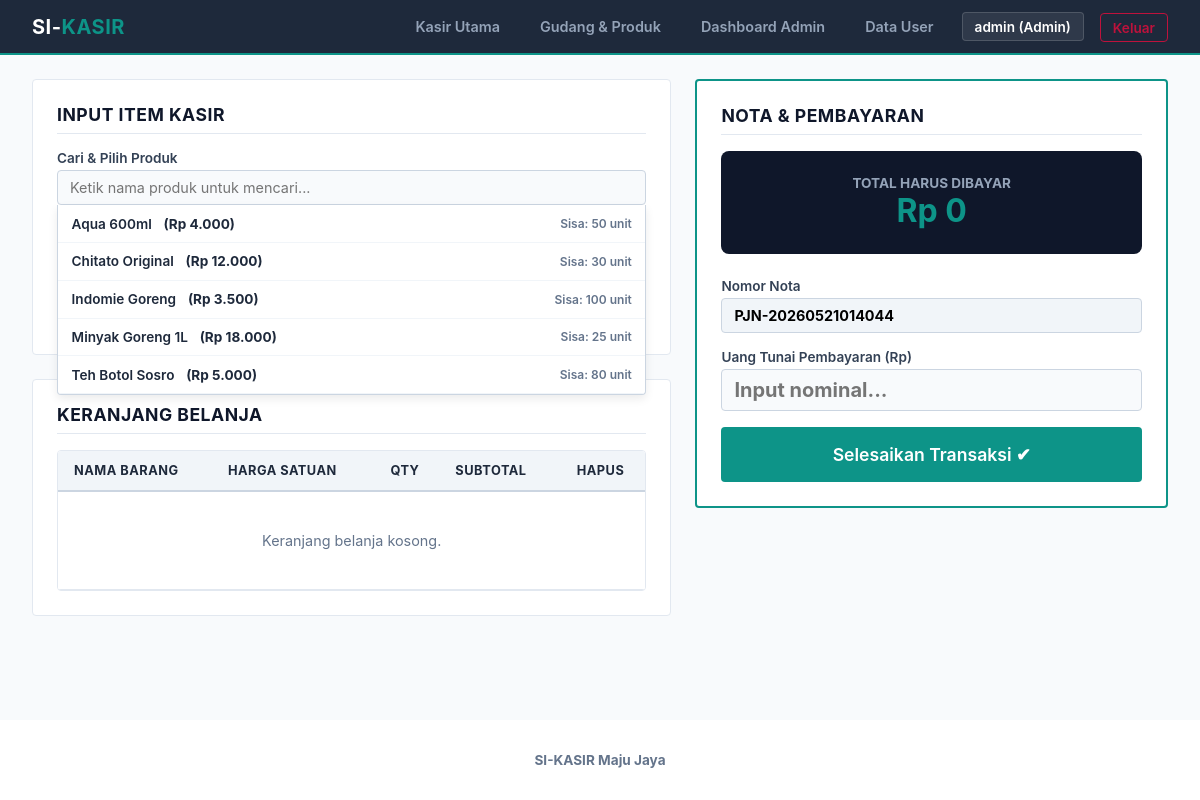
Screenshot of /modules/transaksi/index.php (signed in) with the database file from the repository.
### tables this page shows
CREATE TABLE m_produk (
    id_produk    INT             NOT NULL AUTO_INCREMENT,
    nama_produk  VARCHAR(100)    NOT NULL,
    harga_jual   DECIMAL(10,2)   NOT NULL,
    stok         INT             NOT NULL DEFAULT 0,
    PRIMARY KEY (id_produk)
);

### modules/transaksi/index.php (the view, shortened to what this page needs)
<?php
require_once "../../config/database.php";
$products = $pdo->query("SELECT * FROM m_produk WHERE stok > 0 ORDER BY nama_produk ASC")->fetchAll();
$total_belanja = 0;
$path_mundur = "../../";
require_once "../../includes/header.php";
?>
<div class="kasir-container">
    <div>
        <div class="card">
            <div class="card-title">Input Item Kasir</div>
            <form action="" method="POST" id="form-kasir" autocomplete="off">
                <div class="form-group">
                    <label class="form-label" for="search-produk">Cari & Pilih Produk</label>
                    <div class="custom-dropdown-container">
                        <input type="text" id="search-produk" class="form-control" placeholder="Ketik nama produk untuk mencari..." required>
                        <div id="custom-dropdown-results" class="custom-dropdown-results">
                            <?php foreach ($products as $p) : ?>
                                <div class="custom-dropdown-item"
                                     data-id="<?php echo $p['id_produk']; ?>"
                                     data-nama="<?php echo htmlspecialchars($p['nama_produk']); ?>"
                                     data-harga="Rp <?php echo number_format($p['harga_jual'], 0, ',', '.'); ?>"
                                     data-stok="<?php echo $p['stok']; ?>">
                                    <div>
                                        <span style="font-weight: 600;"><?php echo htmlspecialchars($p['nama_produk']); ?></span>
                                        <span class="product-price" style="margin-left: 8px;">(Rp <?php echo number_format($p['harga_jual'], 0, ',', '.'); ?>)</span>
                                    </div>
                                    <span class="product-stock">Sisa: <?php echo $p['stok']; ?> unit</span>
                                </div>
                            <?php endforeach; ?>
                        </div>
                    </div>
                </div>
                <div class="form-group">
                    <label class="form-label" for="qty">Quantity (Jumlah Beli)</label>
                </div>
                <button type="submit" class="btn btn-primary" style="width: 100%;">+ Masukkan Keranjang</button>
            </form>
        </div>
        <div class="card">
            <div class="card-title">
                <span>Keranjang Belanja</span>
            </div>
            <div class="table-responsive">
                <table class="table">
                    <thead>
                        <tr>
                            <th>Nama Barang</th>
                            <th>Harga Satuan</th>
                            <th style="text-align: center;">Qty</th>
                            <th>Subtotal</th>
                            <th style="text-align: center;">Hapus</th>
                        </tr>
                    </thead>
                    <tbody>
                        <?php if (!empty($_SESSION['cart'])) : ?>
                            <?php foreach ($_SESSION['cart'] as $item) :
                                $qty = isset($item['Qty']) ? $item['Qty'] : (isset($item['qty']) ? $item['qty'] : 0);
                                $subtotal = isset($item['Subtotal']) ? $item['Subtotal'] : (isset($item['subtotal']) ? $item['subtotal'] : 0);
                            ?>
                                <tr>
                                    <td><strong><?php echo htmlspecialchars($item['nama_produk']); ?></strong></td>
                                    <td>Rp <?php echo number_format($item['harga_jual'], 0, ',', '.'); ?></td>
                                    <td style="text-align: center; font-weight: 700;"><?php echo $qty; ?> pcs</td>
                                    <td>Rp <?php echo number_format($subtotal, 0, ',', '.'); ?></td>
                                    <td style="text-align: center;">
                                        <a href="index.php?remove=<?php echo $item['id_produk']; ?>" class="btn btn-danger" style="padding: 0.2rem 0.5rem; font-size: 0.75rem;">X</a>
                                    </td>
                                </tr>
                            <?php endforeach; ?>
                        <?php else : ?>
                            <tr>
                                <td colspan="5" style="text-align: center; color: #64748b; padding: 2.5rem;">Keranjang belanja kosong.</td>
                            </tr>
                        <?php endif; ?>
                    </tbody>
                </table>
            </div>
        </div>
    </div>
    <div>
        <div class="card" style="border: 2px solid #0d9488;">
            <div class="card-title">Nota & Pembayaran</div>
            <div style="background-color: #0f172a; color: white; padding: 1.5rem; border-radius: 8px; margin-bottom: 1.5rem; text-align: center;">
                <p style="font-size: 0.85rem; color: #94a3b8; font-weight: 700;">TOTAL HARUS DIBAYAR</p>
                <h2 style="font-size: 2rem; color: #0d9488;">Rp <?php echo number_format($total_belanja, 0, ',', '.'); ?></h2>
            </div>
            <form action="simpan.php" method="POST">
                <div class="form-group">
                    <label class="form-label">Nomor Nota</label>
                    <input type="text" name="nomor_nota" class="form-control" readonly value="<?php echo 'PJN-' . date('YmdHis'); ?>" style="background-color: #f1f5f9; font-weight: 700;">
                </div>
                <div class="form-group">
                    <label class="form-label">Uang Tunai Pembayaran (Rp)</label>
                    <input type="number" name="uang_bayar" class="form-control" required min="0" placeholder="Input nominal..." style="font-size: 1.25rem; font-weight: 700;" <?php echo empty($_SESSION['cart']) ? 'disabled' : ''; ?>>
                </div>
                <button type="submit" class="btn btn-secondary" style="width: 100%; padding: 1rem; font-size: 1.1rem;" <?php echo empty($_SESSION['cart']) ? 'disabled' : ''; ?>>Selesaikan Transaksi ✔</button>
            </form>
        </div>
    </div>
</div>
<?php require_once "../../includes/footer.php"; ?>

### includes/header.php (shortened to what this page needs)
<?php
$base_path = isset($path_mundur) ? $path_mundur : "../../";
?>
<!DOCTYPE html>
<html lang="id">
<head>
    <link rel="stylesheet" href="<?php echo $base_path; ?>style.css">
</head>
<body>
<nav class="navbar">
    <div class="navbar-brand">
        SI-<span>KASIR</span>
    </div>
    <ul class="nav-menu">
        <li><a href="<?php echo $base_path; ?>modules/transaksi/index.php" class="nav-link">Kasir Utama</a></li>
        <li><a href="<?php echo $base_path; ?>modules/produk/index.php" class="nav-link">Gudang & Produk</a></li>
        <?php if ($_SESSION['role'] === 'Admin') : ?>
            <li><a href="<?php echo $base_path; ?>modules/laporan/index.php" class="nav-link">Dashboard Admin</a></li>
            <li><a href="<?php echo $base_path; ?>modules/produk/user.php" class="nav-link">Data User</a></li>
        <?php endif; ?>
        <li>
            <div class="user-badge">
                <?php echo htmlspecialchars($_SESSION['username']); ?> (<?php echo $_SESSION['role']; ?>)
            </div>
        </li>
        <li><a href="<?php echo $base_path; ?>includes/auth/logout.php" class="logout-btn">Keluar</a></li>
    </ul>
</nav>
<div class="main-content">

### includes/footer.php (shortened to what this page needs)
</div>
<footer style="margin-top: auto; padding: 2rem; text-align: center; color: #64748b; font-size: 0.85rem; border-top: 1px solid var(--slate-200); background-color: white;">
<strong>SI-KASIR Maju Jaya</strong>
</footer>
</body>
</html>

### style.css (style rules this page uses)
* { margin: 0; padding: 0; box-sizing: border-box; font-family: -apple-system, BlinkMacSystemFont, "Segoe UI", Roboto, Helvetica, Arial, sans-serif; }
body { background-color: #f8fafc; color: #1e293b; min-height: 100vh; display: flex; flex-direction: column; font-size: 14px; }
.navbar { background-color: #1e293b; color: white; padding: 0.75rem 2rem; display: flex; justify-content: space-between; align-items: center; border-bottom: 2px solid #0d9488; position: sticky; top: 0; z-index: 100; }
.navbar-brand { font-size: 1.25rem; font-weight: 700; letter-spacing: 0.5px; color: white; text-decoration: none; }
.navbar-brand span { color: #0d9488; }
.nav-menu { display: flex; gap: 1rem; list-style: none; align-items: center; }
.nav-link { color: #94a3b8; text-decoration: none; font-weight: 600; transition: all 0.2s ease; padding: 0.4rem 0.75rem; border-radius: 4px; font-size: 0.9rem; }
.user-badge { background-color: rgba(255, 255, 255, 0.08); border: 1px solid rgba(255, 255, 255, 0.15); color: white; padding: 0.35rem 0.75rem; border-radius: 4px; font-size: 0.85rem; font-weight: 600; }
.logout-btn { background-color: transparent; border: 1px solid #be123c; color: #be123c; padding: 0.35rem 0.75rem; border-radius: 4px; text-decoration: none; font-weight: 600; font-size: 0.85rem; transition: all 0.2s; }
.main-content { flex: 1; padding: 1.5rem 2rem; max-width: 1400px; margin: 0 auto; width: 100%; }
.card { background-color: white; border-radius: 4px; padding: 1.5rem; margin-bottom: 1.5rem; border: 1px solid #e2e8f0; }
.card-title { font-size: 1.1rem; font-weight: 700; margin-bottom: 1rem; color: #0f172a; display: flex; justify-content: space-between; align-items: center; border-bottom: 1px solid #e2e8f0; padding-bottom: 0.5rem; text-transform: uppercase; letter-spacing: 0.5px; }
.form-group { margin-bottom: 1rem; }
.form-label { display: block; font-weight: 600; margin-bottom: 0.25rem; color: #334155; font-size: 0.85rem; }
.form-control { width: 100%; padding: 0.5rem 0.75rem; border: 1px solid #cbd5e1; border-radius: 4px; font-size: 0.9rem; transition: all 0.15s; outline: none; background-color: #f8fafc; }
.btn { display: inline-flex; align-items: center; justify-content: center; padding: 0.5rem 1rem; font-weight: 600; border-radius: 4px; border: 1px solid transparent; cursor: pointer; transition: all 0.15s; gap: 6px; text-decoration: none; font-size: 0.85rem; }
.btn-primary { background-color: #1e293b; color: white; }
.btn-secondary { background-color: #0d9488; color: white; }
.table-responsive { width: 100%; overflow-x: auto; border-radius: 4px; border: 1px solid #e2e8f0; }
.table { width: 100%; border-collapse: collapse; text-align: left; background-color: white; font-size: 0.9rem; }
.table th { background-color: #f1f5f9; color: #1e293b; padding: 0.75rem 1rem; font-weight: 700; border-bottom: 2px solid #cbd5e1; text-transform: uppercase; font-size: 0.8rem; letter-spacing: 0.5px; }
.table td { padding: 0.75rem 1rem; border-bottom: 1px solid #e2e8f0; vertical-align: middle; }
.kasir-container { display: grid; grid-template-columns: 1.15fr 0.85fr; gap: 1.5rem; }
.custom-dropdown-container { position: relative; width: 100%; }
.custom-dropdown-results { position: absolute; top: 100%; left: 0; right: 0; background: #ffffff; border: 1px solid #cbd5e1; border-top: none; max-height: 220px; overflow-y: auto; z-index: 1000; box-shadow: 0 4px 10px rgba(0, 0, 0, 0.08); border-radius: 0 0 4px 4px; display: none; }
.custom-dropdown-item { padding: 0.65rem 0.85rem; cursor: pointer; border-bottom: 1px solid #f1f5f9; font-size: 0.85rem; color: #1e293b; display: flex; justify-content: space-between; align-items: center; transition: background 0.15s; }
.custom-dropdown-item .product-stock { font-size: 0.75rem; color: #64748b; font-weight: 600; }
.custom-dropdown-item .product-price { font-weight: 700; color: #1e293b; }

### rows the page displays
m_produk: nama_produk "Aqua 600ml", harga_jual "4.000", stok "50"
m_produk: nama_produk "Chitato Original", harga_jual "12.000", stok "30"
m_produk: nama_produk "Indomie Goreng", harga_jual "3.500", stok "100"
m_produk: nama_produk "Minyak Goreng 1L", harga_jual "18.000", stok "25"
m_produk: nama_produk "Teh Botol Sosro", harga_jual "5.000", stok "80"

### other values shown
$_SESSION['username'] "admin"
$_SESSION['role'] "Admin"
$total_belanja "0"
